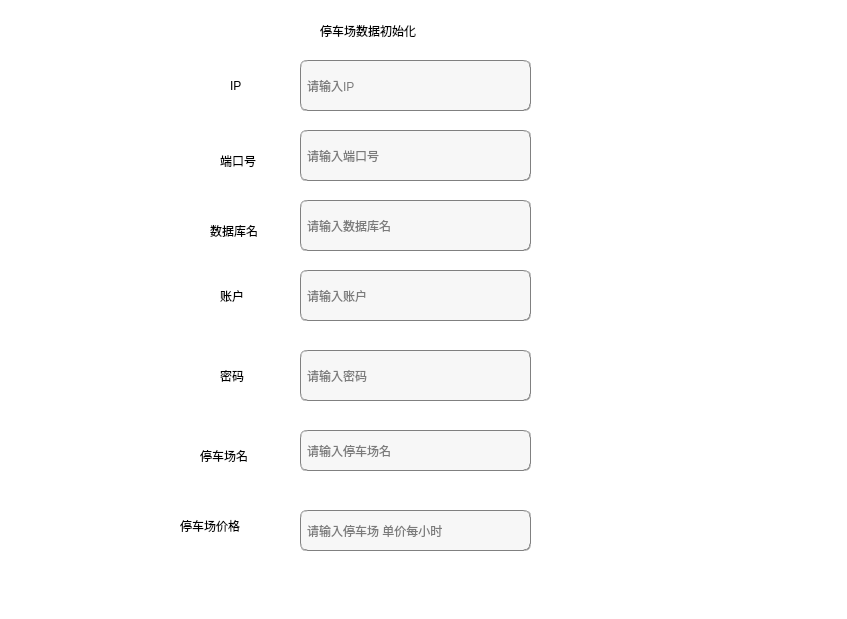
<?xml version="1.0" encoding="UTF-8"?>
<ui version="4.0">
 <class>widget</class>
 <widget class="QWidget" name="widget">
  <property name="geometry">
   <rect>
    <x>0</x>
    <y>0</y>
    <width>847</width>
    <height>619</height>
   </rect>
  </property>
  <property name="windowTitle">
   <string>Form</string>
  </property>
  <property name="styleSheet">
   <string notr="true">background-color: rgb(255, 255, 255);
background-image: url(:/images/bg02.png);</string>
  </property>
  <widget class="QLineEdit" name="IP">
   <property name="geometry">
    <rect>
     <x>300</x>
     <y>60</y>
     <width>231</width>
     <height>51</height>
    </rect>
   </property>
   <property name="styleSheet">
    <string notr="true">background-color: rgb(247, 247, 247);
border:1px groove gray;
border-radius:7px;
padding:2px 4px;
font: 10pt &quot;华文隶书&quot;;</string>
   </property>
   <property name="placeholderText">
    <string>请输入IP</string>
   </property>
  </widget>
  <widget class="QLineEdit" name="PORT">
   <property name="geometry">
    <rect>
     <x>300</x>
     <y>130</y>
     <width>231</width>
     <height>51</height>
    </rect>
   </property>
   <property name="styleSheet">
    <string notr="true">background-color: rgb(247, 247, 247);
border:1px groove gray;
border-radius:7px;
padding:2px 4px;
font: 10pt &quot;华文隶书&quot;;</string>
   </property>
   <property name="placeholderText">
    <string>请输入端口号</string>
   </property>
  </widget>
  <widget class="QLabel" name="label">
   <property name="geometry">
    <rect>
     <x>320</x>
     <y>10</y>
     <width>181</width>
     <height>41</height>
    </rect>
   </property>
   <property name="styleSheet">
    <string notr="true">font: 15pt &quot;字心坊猫的天空之城（特别定制版）&quot;;</string>
   </property>
   <property name="text">
    <string>停车场数据初始化</string>
   </property>
  </widget>
  <widget class="QLabel" name="label_2">
   <property name="geometry">
    <rect>
     <x>230</x>
     <y>70</y>
     <width>31</width>
     <height>31</height>
    </rect>
   </property>
   <property name="styleSheet">
    <string notr="true">font: 15pt &quot;字心坊猫的天空之城（特别定制版）&quot;;</string>
   </property>
   <property name="text">
    <string>IP</string>
   </property>
  </widget>
  <widget class="QLabel" name="label_3">
   <property name="geometry">
    <rect>
     <x>220</x>
     <y>150</y>
     <width>61</width>
     <height>21</height>
    </rect>
   </property>
   <property name="styleSheet">
    <string notr="true">font: 15pt &quot;字心坊猫的天空之城（特别定制版）&quot;;</string>
   </property>
   <property name="text">
    <string>端口号</string>
   </property>
  </widget>
  <widget class="QLineEdit" name="database">
   <property name="geometry">
    <rect>
     <x>300</x>
     <y>200</y>
     <width>231</width>
     <height>51</height>
    </rect>
   </property>
   <property name="styleSheet">
    <string notr="true">background-color: rgb(247, 247, 247);
border:1px groove gray;
border-radius:7px;
padding:2px 4px;
font: 10pt &quot;华文隶书&quot;;</string>
   </property>
   <property name="placeholderText">
    <string>请输入数据库名</string>
   </property>
  </widget>
  <widget class="QLineEdit" name="account">
   <property name="geometry">
    <rect>
     <x>300</x>
     <y>270</y>
     <width>231</width>
     <height>51</height>
    </rect>
   </property>
   <property name="styleSheet">
    <string notr="true">background-color: rgb(247, 247, 247);
border:1px groove gray;
border-radius:7px;
padding:2px 4px;
font: 10pt &quot;华文隶书&quot;;</string>
   </property>
   <property name="placeholderText">
    <string>请输入账户</string>
   </property>
  </widget>
  <widget class="QLineEdit" name="password">
   <property name="geometry">
    <rect>
     <x>300</x>
     <y>350</y>
     <width>231</width>
     <height>51</height>
    </rect>
   </property>
   <property name="styleSheet">
    <string notr="true">background-color: rgb(247, 247, 247);
border:1px groove gray;
border-radius:7px;
padding:2px 4px;
font: 10pt &quot;华文隶书&quot;;</string>
   </property>
   <property name="echoMode">
    <enum>QLineEdit::Password</enum>
   </property>
   <property name="placeholderText">
    <string>请输入密码</string>
   </property>
  </widget>
  <widget class="QLabel" name="label_4">
   <property name="geometry">
    <rect>
     <x>210</x>
     <y>210</y>
     <width>81</width>
     <height>41</height>
    </rect>
   </property>
   <property name="styleSheet">
    <string notr="true">font: 15pt &quot;字心坊猫的天空之城（特别定制版）&quot;;</string>
   </property>
   <property name="text">
    <string>数据库名</string>
   </property>
  </widget>
  <widget class="QLabel" name="label_5">
   <property name="geometry">
    <rect>
     <x>220</x>
     <y>280</y>
     <width>51</width>
     <height>31</height>
    </rect>
   </property>
   <property name="styleSheet">
    <string notr="true">font: 15pt &quot;字心坊猫的天空之城（特别定制版）&quot;;</string>
   </property>
   <property name="text">
    <string>账户</string>
   </property>
  </widget>
  <widget class="QLabel" name="label_6">
   <property name="geometry">
    <rect>
     <x>220</x>
     <y>360</y>
     <width>51</width>
     <height>31</height>
    </rect>
   </property>
   <property name="styleSheet">
    <string notr="true">font: 15pt &quot;字心坊猫的天空之城（特别定制版）&quot;;</string>
   </property>
   <property name="text">
    <string>密码</string>
   </property>
  </widget>
  <widget class="QLabel" name="label_7">
   <property name="geometry">
    <rect>
     <x>200</x>
     <y>440</y>
     <width>81</width>
     <height>31</height>
    </rect>
   </property>
   <property name="styleSheet">
    <string notr="true">font: 15pt &quot;字心坊猫的天空之城（特别定制版）&quot;;</string>
   </property>
   <property name="text">
    <string>停车场名</string>
   </property>
  </widget>
  <widget class="QLabel" name="label_8">
   <property name="geometry">
    <rect>
     <x>180</x>
     <y>510</y>
     <width>111</width>
     <height>31</height>
    </rect>
   </property>
   <property name="styleSheet">
    <string notr="true">font: 15pt &quot;字心坊猫的天空之城（特别定制版）&quot;;</string>
   </property>
   <property name="text">
    <string>停车场价格</string>
   </property>
  </widget>
  <widget class="QLineEdit" name="parking_name">
   <property name="geometry">
    <rect>
     <x>300</x>
     <y>430</y>
     <width>231</width>
     <height>41</height>
    </rect>
   </property>
   <property name="styleSheet">
    <string notr="true">background-color: rgb(247, 247, 247);
border:1px groove gray;
border-radius:7px;
padding:2px 4px;
font: 10pt &quot;华文隶书&quot;;</string>
   </property>
   <property name="placeholderText">
    <string>请输入停车场名</string>
   </property>
  </widget>
  <widget class="QLineEdit" name="park_fee">
   <property name="geometry">
    <rect>
     <x>300</x>
     <y>510</y>
     <width>231</width>
     <height>41</height>
    </rect>
   </property>
   <property name="styleSheet">
    <string notr="true">background-color: rgb(247, 247, 247);
border:1px groove gray;
border-radius:7px;
padding:2px 4px;
font: 10pt &quot;华文隶书&quot;;</string>
   </property>
   <property name="placeholderText">
    <string>请输入停车场 单价每小时</string>
   </property>
  </widget>
 </widget>
 <resources/>
 <connections/>
</ui>
